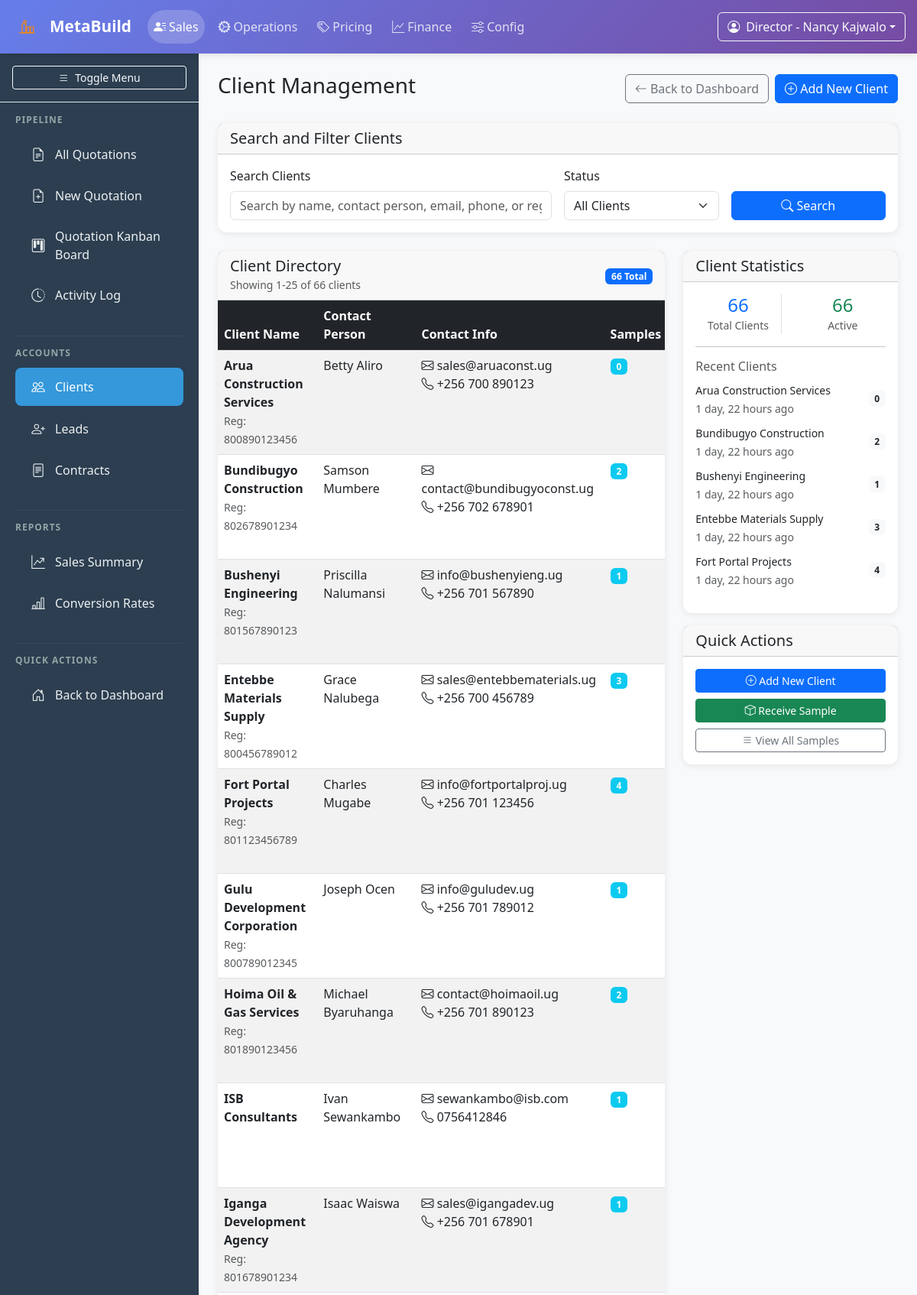
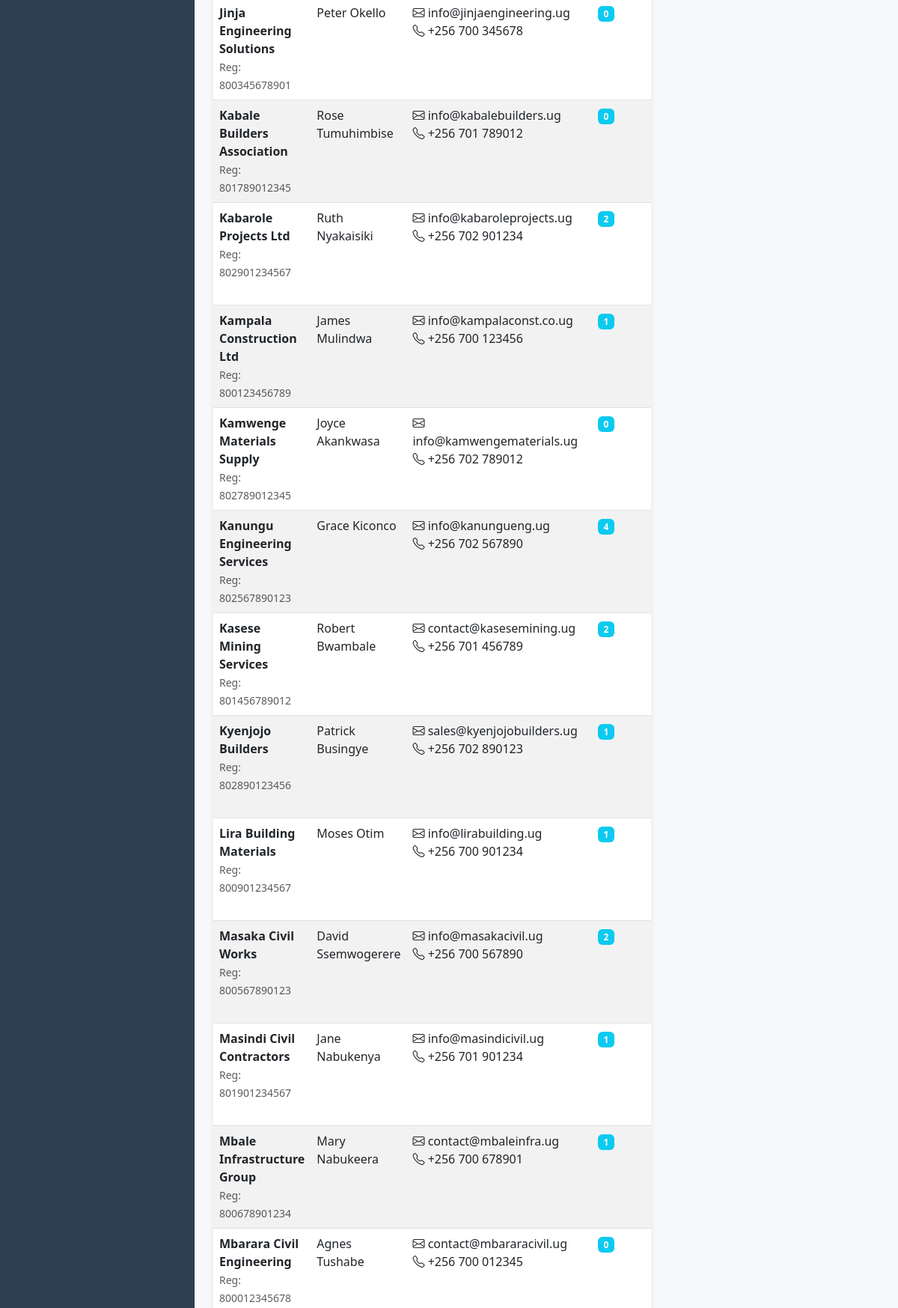
Screenshot of /sales/clients/ (signed in, upper part) with the database file from the repository (2 pictures, top to bottom).
### core/models.py (models this page shows, shortened)
class User(AbstractUser):
    ROLE_CHOICES = [
        ('director', 'Director'),
        ('lab_manager', 'Lab Manager'),
        ('office_staff', 'Office Staff'),
        ('technician', 'Technician'),
    ]
    role = models.CharField(
        max_length=20,
        choices=ROLE_CHOICES,
        default='office_staff',
        help_text='User role determines access permissions within the system'
    )
    phone = models.CharField(
        max_length=20,
        blank=True,
        help_text='Contact phone number'
    )
    department = models.CharField(
        max_length=100,
        blank=True,
        help_text='Department or specialization area'
    )
    is_active = models.BooleanField(
        default=True,
        help_text='Designates whether this user should be treated as active. '
                  'Unselect this instead of deleting accounts.'
    )
    class Meta:
        db_table = 'auth_user'
        verbose_name = 'User'
        verbose_name_plural = 'Users'
        ordering = ['username']
    def get_role_display(self):
        return dict(self.ROLE_CHOICES).get(self.role, self.role)
    def get_accessible_modules(self):
        access_matrix = {
            'director': ['sales', 'operations', 'pricing', 'finance', 'config'],
            'lab_manager': ['sales', 'operations', 'pricing', 'finance'],  # Added sales for client management
            'office_staff': ['sales', 'operations', 'finance'],  # Added operations for sample intake
            'technician': ['operations'],
        }
        return access_matrix.get(self.role, [])

### operations/models.py (models this page shows, shortened)
class Client(models.Model):
    name = models.CharField(max_length=200, help_text="Client or company name")
    contact_person = models.CharField(max_length=200, blank=True, help_text="Primary contact person")
    email = models.EmailField(blank=True)
    phone = models.CharField(max_length=20, blank=True)
    address = models.TextField(blank=True)
    company_registration = models.CharField(max_length=100, blank=True, help_text="Company registration number")
    is_active = models.BooleanField(default=True)
    created_at = models.DateTimeField(auto_now_add=True)
    updated_at = models.DateTimeField(auto_now=True)
    class Meta:
        verbose_name = "Client"
        verbose_name_plural = "Clients"
        ordering = ['name']

### sales/views.py (the view, shortened to what this page needs)
# urls.py: path('clients/', views.client_management, name='client_management'),
@login_required
def clients(request):
    if not check_client_management_access(request.user):
        raise PermissionDenied("Client management access required. Office Staff, Lab Manager, and Directors only.")
    search_query = request.GET.get('search', '')
    status_filter = request.GET.get('status', '')
    clients = Client.objects.all().annotate(
        sample_count=Count('samples')
    )
    if status_filter == 'active':
        clients = clients.filter(is_active=True)
    elif status_filter == 'inactive':
        clients = clients.filter(is_active=False)
    clients = clients.order_by('name')
    total_clients = Client.objects.count()
    active_clients = Client.objects.filter(is_active=True).count()
    inactive_clients = Client.objects.filter(is_active=False).count()
    paginator = Paginator(clients, 25)
    page_number = request.GET.get('page')
    page_obj = paginator.get_page(page_number)
    context = get_base_context(request.user)
    context.update({
        'page_title': 'Client Management',
        'page_obj': page_obj,
        'clients': page_obj,
        'search_query': search_query,
        'status_filter': status_filter,
        'total_clients': total_clients,
        'active_clients': active_clients,
        'inactive_clients': inactive_clients,
        'can_manage_clients': check_client_management_access(request.user),
    })
    return render(request, 'sales/clients.html', context)

### templates/sales/clients.html (shortened to what this page needs)
{% extends 'sales/base_sales.html' %}
{% block content %}
<div class="d-flex justify-content-between align-items-center mb-4">
    <h1 class="h3">{{ page_title }}</h1>
    <div class="d-flex gap-2">
        <a href="{% url 'sales:dashboard' %}" class="btn btn-outline-secondary">
            <i class="bi bi-arrow-left"></i>
            Back to Dashboard
        </a>
        {% if can_manage_clients %}
            <a href="{% url 'sales:client_create' %}" class="btn btn-primary">
                <i class="bi bi-plus-circle"></i>
                Add New Client
            </a>
        {% endif %}
    </div>
</div>
<div class="card mb-4">
    <div class="card-header">
        <h5 class="card-title mb-0">Search and Filter Clients</h5>
    </div>
    <div class="card-body">
        <form method="get" class="row g-3">
            <div class="col-md-6">
                <label for="search" class="form-label">Search Clients</label>
                <input type="text" class="form-control" id="search" name="search"
                       value="{{ search_query }}" placeholder="Search by name, contact person, email, phone, or registration...">
            </div>
            <div class="col-md-3">
                <label for="status" class="form-label">Status</label>
                <select class="form-select" id="status" name="status">
                    <option value="">All Clients</option>
                </select>
            </div>
            <div class="col-md-3">
                <label class="form-label">&nbsp;</label>
                <div class="d-grid gap-2">
                    <button type="submit" class="btn btn-primary">
                        <i class="bi bi-search"></i> Search
                    </button>
                </div>
            </div>
        </form>
    </div>
</div>
<div class="row">
    <div class="col-md-8">
        <div class="card">
            <div class="card-header">
                <div class="row align-items-center">
                    <div class="col">
                        <h5 class="card-title mb-0">Client Directory</h5>
                        <small class="text-muted">Showing {{ page_obj.start_index }}-{{ page_obj.end_index }} of {{ total_clients }} clients</small>
                    </div>
                    <div class="col-auto">
                        <span class="badge bg-primary">{{ total_clients }} Total</span>
                    </div>
                </div>
            </div>
            <div class="card-body p-0">
                <div class="table-responsive">
                    <table class="table table-striped table-hover mb-0">
                        <thead class="table-dark">
                            <tr>
                                <th>Client Name</th>
                                <th>Contact Person</th>
                                <th>Contact Info</th>
                                <th>Samples</th>
                            </tr>
                        </thead>
                        <tbody>
                            {% for client in clients %}
                                <tr>
                                    <td>
                                        <div class="fw-semibold">{{ client.name }}</div>
                                        {% if client.company_registration %}
                                            <small class="text-muted">Reg: {{ client.company_registration }}</small>
                                        {% endif %}
                                    </td>
                                    <td>
                                        {% if client.contact_person %}
                                            {{ client.contact_person }}
                                        {% else %}
                                            <span class="text-muted">Not specified</span>
                                        {% endif %}
                                    </td>
                                    <td>
                                        {% if client.email %}
                                            <div><i class="bi bi-envelope"></i> {{ client.email }}</div>
                                        {% endif %}
                                        {% if client.phone %}
                                            <div><i class="bi bi-telephone"></i> {{ client.phone }}</div>
                                        {% endif %}
                                    </td>
                                    <td>
                                        <span class="badge bg-info">{{ client.sample_count }}</span>
                                    </td>
                                </tr>
                            {% endfor %}
                        </tbody>
                    </table>
                </div>
            </div>
        </div>
    </div>
    <div class="col-md-4">
        <div class="card">
            <div class="card-header">
                <h5 class="card-title mb-0">Client Statistics</h5>
            </div>
            <div class="card-body">
                <div class="row text-center">
                    <div class="col-6">
                        <div class="border-end">
                            <h4 class="text-primary mb-0">{{ total_clients }}</h4>
                            <small class="text-muted">Total Clients</small>
                        </div>
                    </div>
                    <div class="col-6">
                        <h4 class="text-success mb-0">{{ active_clients }}</h4>
                        <small class="text-muted">Active</small>
                    </div>
                </div>
                <hr>
                <div class="mb-3">
                    <h6 class="text-muted">Recent Clients</h6>
                    {% for client in clients|slice:":5" %}
                        <div class="d-flex justify-content-between align-items-center mb-2">
                            <div>
                                <small class="fw-medium">{{ client.name }}</small>
                                <br>
                                <small class="text-muted">{{ client.created_at|timesince }} ago</small>
                            </div>
                            <span class="badge bg-light text-dark">{{ client.sample_count }}</span>
                        </div>
                    {% endfor %}
                </div>
            </div>
        </div>
        <div class="card mt-3">
            <div class="card-header">
                <h5 class="card-title mb-0">Quick Actions</h5>
            </div>
            <div class="card-body">
                <div class="d-grid gap-2">
                    {% if can_manage_clients %}
                        <a href="{% url 'sales:client_create' %}" class="btn btn-primary btn-sm">
                            <i class="bi bi-plus-circle"></i> Add New Client
                        </a>
                    {% endif %}
                    <a href="{% url 'operations:new_sample_intake' %}" class="btn btn-success btn-sm">
                        <i class="bi bi-box"></i> Receive Sample
                    </a>
                    <a href="{% url 'operations:samples_intake' %}" class="btn btn-outline-secondary btn-sm">
                        <i class="bi bi-list"></i> View All Samples
                    </a>
                </div>
            </div>
        </div>
    </div>
</div>
{% endblock %}

### templates/base.html (shortened to what this page needs)
<!DOCTYPE html>
<html lang="en">
<head>
    <link href="https://cdn.jsdelivr.net/npm/bootstrap@5.3.0/dist/css/bootstrap.min.css" rel="stylesheet">
    <link href="https://cdn.jsdelivr.net/npm/bootstrap-icons@1.10.0/font/bootstrap-icons.css" rel="stylesheet">
</head>
<body>
    <nav class="navbar navbar-expand-lg top-navbar">
        <div class="container-fluid">
            <a class="navbar-brand d-flex align-items-center" href="{% url 'home' %}" style="flex-shrink: 0;">
                <div class="logo-icon" style="flex-shrink: 0;">
                </div>
                <span style="white-space: nowrap;">MetaBuild</span>
            </a>
            {% if user.is_authenticated %}
                <div class="navbar-nav main-modules d-flex flex-row">
                    {% if 'sales' in accessible_modules %}
                        <a class="nav-link {% if request.resolver_match.app_name == 'sales' %}active{% endif %}" href="{% url 'sales:dashboard' %}">
                            <i class="bi bi-person-lines-fill me-1"></i>Sales
                        </a>
                    {% endif %}
                    {% if 'operations' in accessible_modules %}
                        <a class="nav-link {% if request.resolver_match.app_name == 'operations' %}active{% endif %}" href="{% url 'operations:dashboard' %}">
                            <i class="bi bi-gear-wide-connected me-1"></i>Operations
                        </a>
                    {% endif %}
                    {% if 'pricing' in accessible_modules %}
                        <a class="nav-link {% if request.resolver_match.app_name == 'pricing' %}active{% endif %}" href="{% url 'pricing:dashboard' %}">
                            <i class="bi bi-tags me-1"></i>Pricing
                        </a>
                    {% endif %}
                    {% if 'finance' in accessible_modules %}
                        <a class="nav-link {% if request.resolver_match.app_name == 'finance' %}active{% endif %}" href="{% url 'finance:dashboard' %}">
                            <i class="bi bi-graph-up me-1"></i>Finance
                        </a>
                    {% endif %}
                    {% if 'config' in accessible_modules %}
                        <a class="nav-link {% if request.resolver_match.app_name == 'config' %}active{% endif %}" href="{% url 'config:dashboard' %}">
                            <i class="bi bi-sliders me-1"></i>Config
                        </a>
                    {% endif %}
                </div>
            {% endif %}
            <div class="navbar-nav ms-auto d-flex align-items-center">
                <div class="dropdown">
                    <button class="btn btn-outline-light dropdown-toggle d-flex align-items-center" type="button" data-bs-toggle="dropdown" aria-expanded="false">
                        <i class="bi bi-person-circle me-1 me-md-2"></i>
                        <span class="d-none d-sm-inline">
                            {% if user.is_authenticated %}
                                <span class="d-none d-lg-inline">{{ user.get_role_display }} - </span>{{ user.get_full_name|default:user.username }}
                            {% else %}
                                Guest
                            {% endif %}
                        </span>
                    </button>
                </div>
            </div>
        </div>
    </nav>
    <nav class="sidebar" id="sidebar">
        <div class="p-3 border-bottom d-none d-lg-block">
            <button class="btn btn-outline-light btn-sm w-100 d-flex align-items-center justify-content-center" onclick="toggleSidebar()">
                <i class="bi bi-list me-2"></i><span>Toggle Menu</span>
            </button>
        </div>
        <div class="pt-3">
            {% block sidebar_content %}{% endblock %}
        </div>
    </nav>
    <main class="main-content">
        {% block content %}
        {% endblock %}
    </main>
</body>
</html>

### rows the page displays
Client: name "Arua Construction Services", company_registration "800890123456", contact_person "Betty Aliro", email "sales@aruaconst.ug", phone "+256 700 890123", sample_count "0", created_at "1 day, 22 hours"
Client: name "Bundibugyo Construction", company_registration "802678901234", contact_person "Samson Mumbere", email "contact@bundibugyoconst.ug", phone "+256 702 678901", sample_count "2", created_at "1 day, 22 hours"
Client: name "Bushenyi Engineering", company_registration "801567890123", contact_person "Priscilla Nalumansi", email "info@bushenyieng.ug", phone "+256 701 567890", sample_count "1", created_at "1 day, 22 hours"
Client: name "Entebbe Materials Supply", company_registration "800456789012", contact_person "Grace Nalubega", email "sales@entebbematerials.ug", phone "+256 700 456789", sample_count "3", created_at "1 day, 22 hours"
Client: name "Fort Portal Projects", company_registration "801123456789", contact_person "Charles Mugabe", email "info@fortportalproj.ug", phone "+256 701 123456", sample_count "4", created_at "1 day, 22 hours"
Client: name "Gulu Development Corporation", company_registration "800789012345", contact_person "Joseph Ocen", email "info@guludev.ug", phone "+256 701 789012", sample_count "1"
Client: name "Hoima Oil & Gas Services", company_registration "801890123456", contact_person "Michael Byaruhanga", email "contact@hoimaoil.ug", phone "+256 701 890123", sample_count "2"
Client: name "ISB Consultants", contact_person "Ivan Sewankambo", email "sewankambo@isb.com", phone "0756412846", sample_count "1"
Client: name "Iganga Development Agency", company_registration "801678901234", contact_person "Isaac Waiswa", email "sales@igangadev.ug", phone "+256 701 678901", sample_count "1"
Client: name "Jinja Engineering Solutions", company_registration "800345678901", contact_person "Peter Okello", email "info@jinjaengineering.ug", phone "+256 700 345678", sample_count "0"
Client: name "Kabale Builders Association", company_registration "801789012345", contact_person "Rose Tumuhimbise", email "info@kabalebuilders.ug", phone "+256 701 789012", sample_count "0"
Client: name "Kabarole Projects Ltd", company_registration "802901234567", contact_person "Ruth Nyakaisiki", email "info@kabaroleprojects.ug", phone "+256 702 901234", sample_count "2"
Client: name "Kampala Construction Ltd", company_registration "800123456789", contact_person "James Mulindwa", email "info@kampalaconst.co.ug", phone "+256 700 123456", sample_count "1"
Client: name "Kamwenge Materials Supply", company_registration "802789012345", contact_person "Joyce Akankwasa", email "info@kamwengematerials.ug", phone "+256 702 789012", sample_count "0"
Client: name "Kanungu Engineering Services", company_registration "802567890123", contact_person "Grace Kiconco", email "info@kanungueng.ug", phone "+256 702 567890", sample_count "4"
Client: name "Kasese Mining Services", company_registration "801456789012", contact_person "Robert Bwambale", email "contact@kasesemining.ug", phone "+256 701 456789", sample_count "2"
Client: name "Kyenjojo Builders", company_registration "802890123456", contact_person "Patrick Busingye", email "sales@kyenjojobuilders.ug", phone "+256 702 890123", sample_count "1"
Client: name "Lira Building Materials", company_registration "800901234567", contact_person "Moses Otim", email "info@lirabuilding.ug", phone "+256 700 901234", sample_count "1"
Client: name "Masaka Civil Works", company_registration "800567890123", contact_person "David Ssemwogerere", email "info@masakacivil.ug", phone "+256 700 567890", sample_count "2"
Client: name "Masindi Civil Contractors", company_registration "801901234567", contact_person "Jane Nabukenya", email "info@masindicivil.ug", phone "+256 701 901234", sample_count "1"
Client: name "Mbale Infrastructure Group", company_registration "800678901234", contact_person "Mary Nabukeera", email "contact@mbaleinfra.ug", phone "+256 700 678901", sample_count "1"
Client: name "Mbarara Civil Engineering", company_registration "800012345678", contact_person "Agnes Tushabe", email "contact@mbararacivil.ug", phone "+256 700 012345", sample_count "0"

### other values shown
{{ user.get_role_display }} "Director"
{{ user.get_full_name|default:user.username }} "Nancy Kajwalo"
{{ page_title }} "Client Management"
{{ page_obj.start_index }} "1"
{{ page_obj.end_index }} "25"
{{ total_clients }} "66"
{{ active_clients }} "66"
